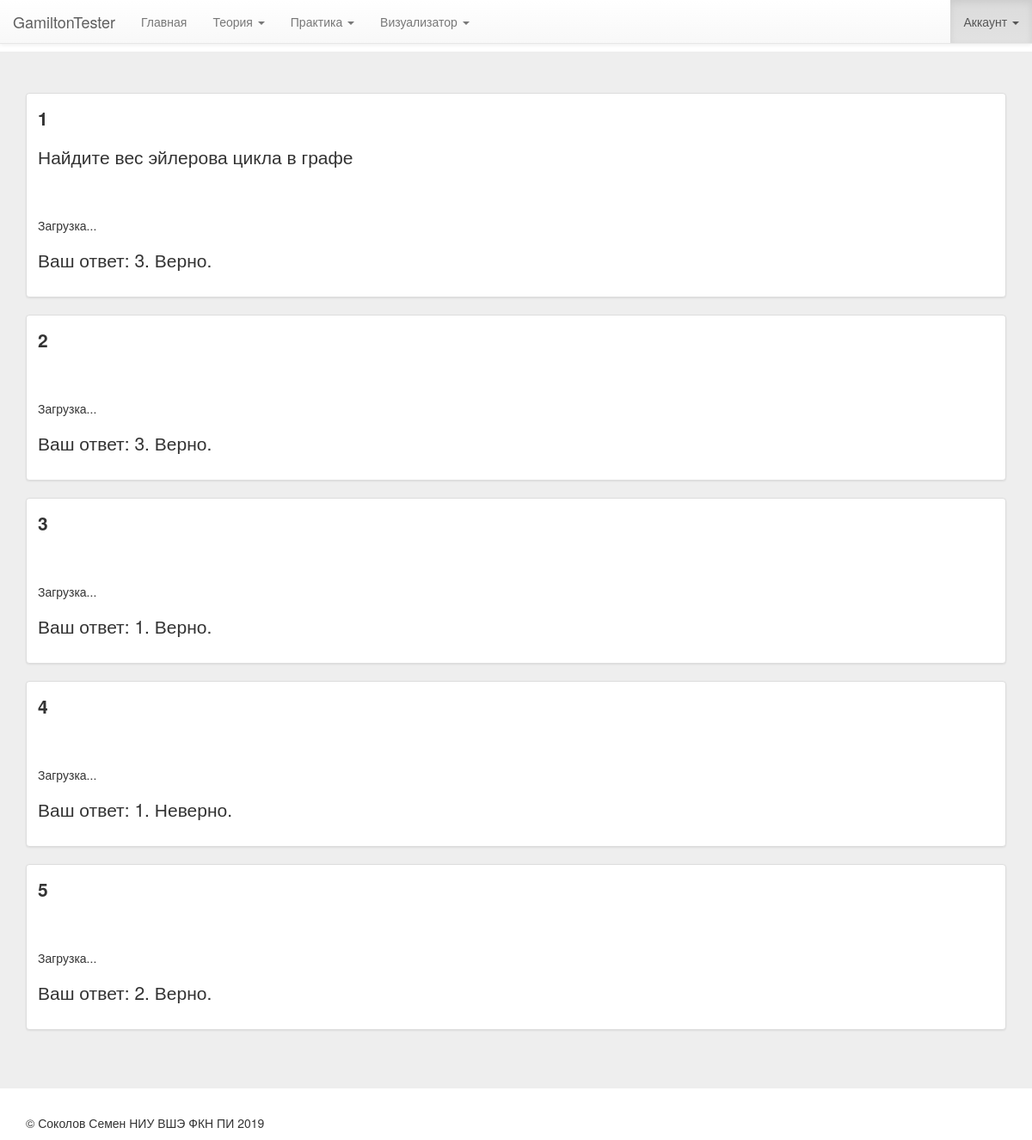
The page /practice/yourtest/126 (signed in) on the database its author committed.
### practice/models.py (models this page shows, shortened)
class Task(models.Model):
    THEMES = (
        ('Гамильтонов цикл', 'Гамильтонов цикл'),
        ('Эйлеров цикл', 'Эйлеров цикл'),
    )
    theme = models.CharField(max_length=50, choices=THEMES)
    num = models.BigIntegerField(default=0)
    question = models.TextField()
    graph = models.TextField()
    answer = models.CharField(max_length=20, default="")

### practice/views.py (the view)
# urls.py: url(r'^yourtest/([0-9]+)$', views.yourtest, name='yourtest'),
def yourtest(request, id):
    if DoneTest.objects.filter(id=id).count() == 0:
        return render(request, 'mainApp/no_permission.html')
    donetest = DoneTest.objects.get(id=id)
    if not request.user.is_authenticated:
        return redirect('/sign/login/')
    elif request.user.username != donetest.login:
        return render(request, 'mainApp/no_permission.html')
    our_questions = []
    for i in range(1, 1 + donetest.numberOfQuestions):
        our_questions.append([i, Task.objects.get(theme=getattr(donetest, 'theme' + str(i)), num=getattr(donetest, 'num' + str(i))),
                                 getattr(donetest, 'user_ans' + str(i)), getattr(donetest, 'is_right' + str(i))])
    data = {'questions': our_questions, 'time': str(getattr(donetest, 'date_started')), 'count': getattr(donetest, 'numberOfQuestions')}
    return render(request, 'practice/yourtest.html', context=data)

### templates/practice/yourtest.html (shortened to what this page needs)
{%  extends "mainApp/wrapper.html" %}
{% block content %}
{% load staticfiles %}
<div class="jumbotron">
    <div class="container">
        <form method="post">
            {% for task in questions %}
                <div class="thumbnail">
                    <div class="caption">
                        <p>
                            <b>{{ task.0 }}</b> <p id="exactly_task{{ task.0 }}"></p>
                            <br>
                            <div id="graphviz_svg{{ task.0 }}"><br>Загрузка...<br></div>
                        </p>
                        <p>Ваш ответ: {{ task.2 }}. {% if task.3 %} Верно. {% else %} Неверно. {% endif %}</p>
                    </div>
                </div>
            {% endfor %}
        </form>
    </div>
  </div>
{% endblock %}

### rows shown on the page
Task: task "1", answer "3", shows "Верно."
Task: task "2", answer "3", shows "Верно."
Task: task "3", answer "1", shows "Верно."
Task: num "4", task "1", shows "Неверно."
Task: task "5", answer "2", shows "Верно."
